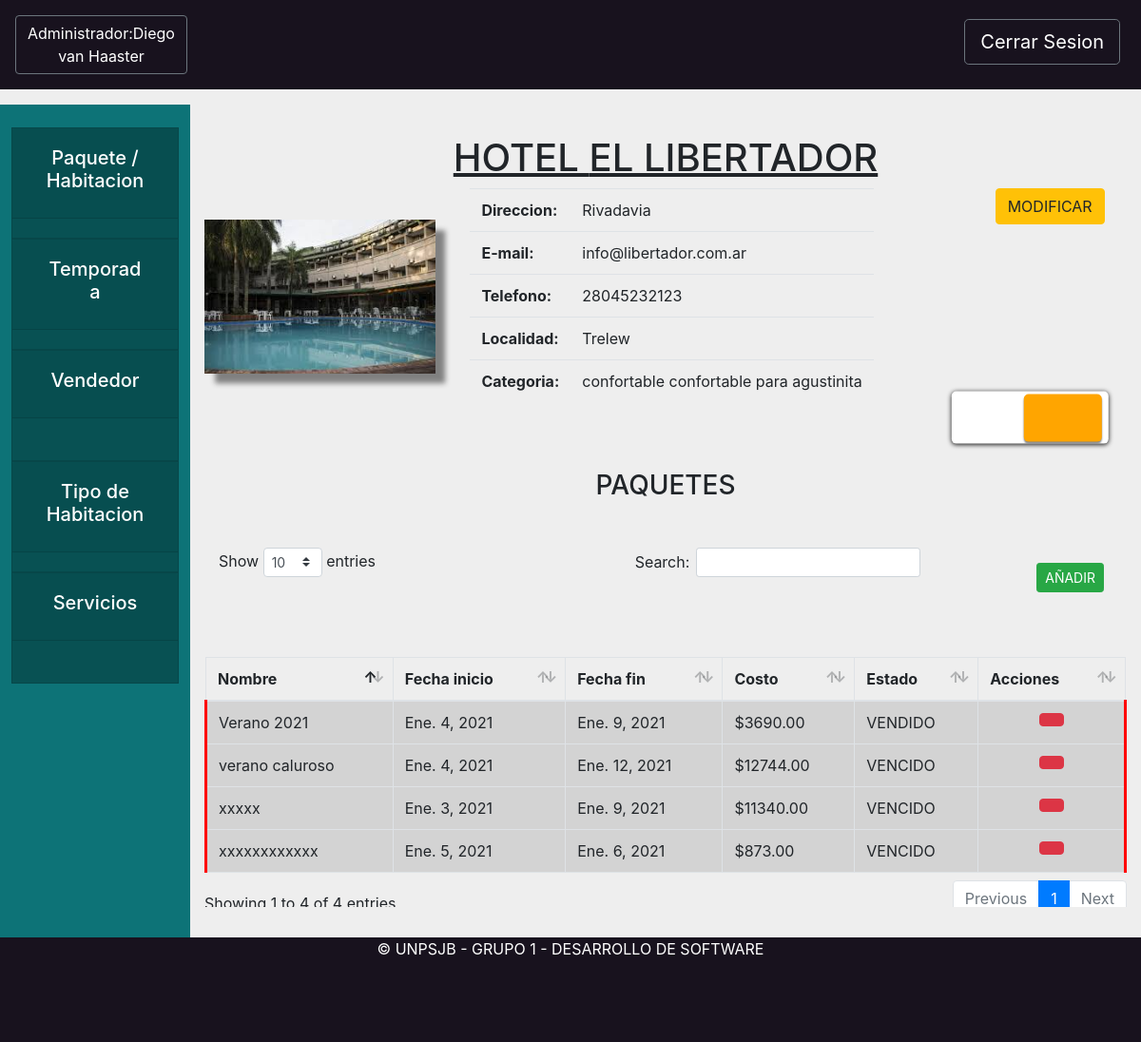
The page /hotel/vistaHotel/1 (signed in) on the database as committed earlier.
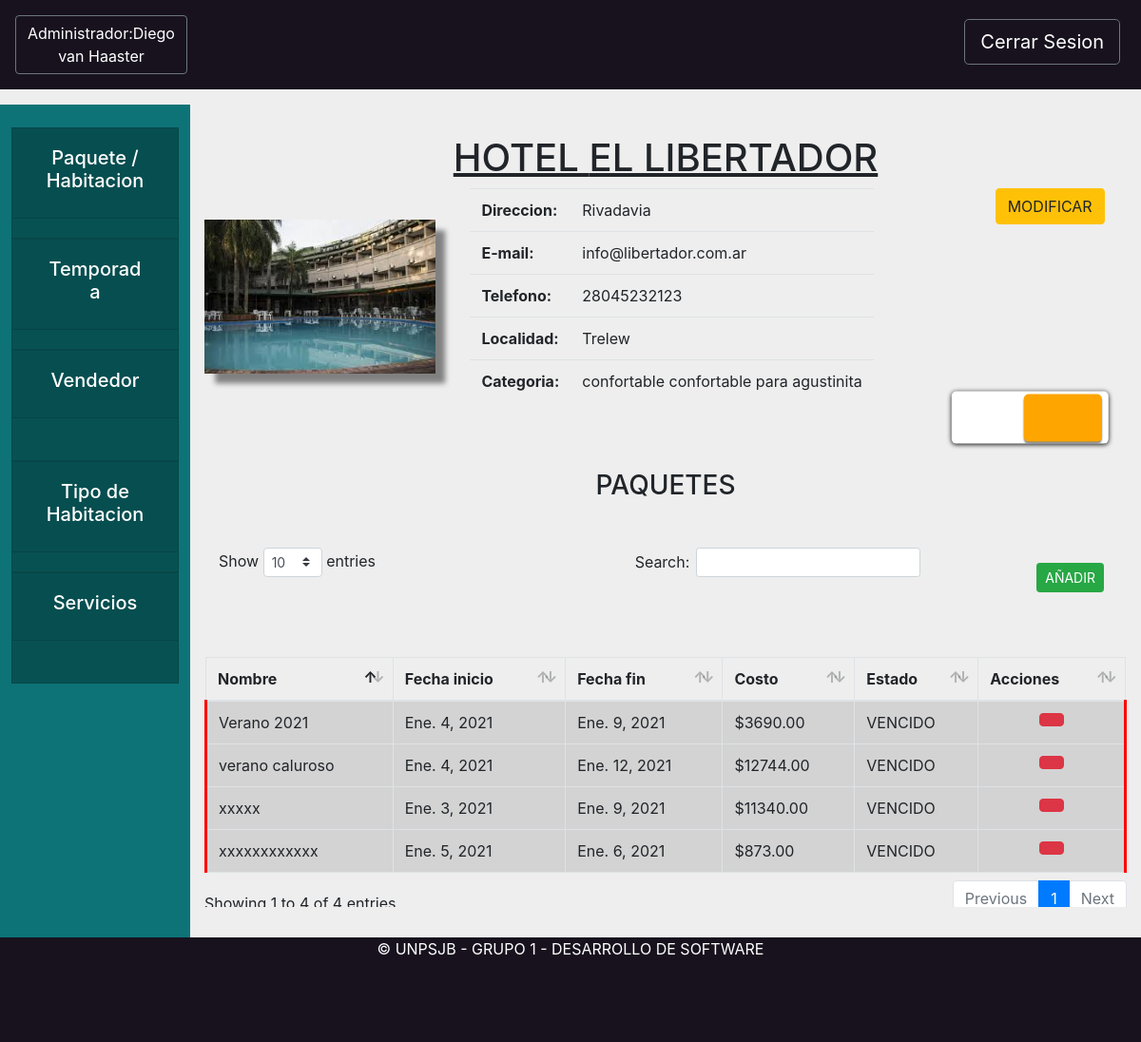
The same page on the database as committed later.
### hotel/models.py (models this page shows, shortened)
class PaqueteTuristico(models.Model):
    nombre = models.CharField(max_length=200)
    coeficiente = models.DecimalField(max_digits=3, decimal_places=2)
    hotel = models.ForeignKey(Hotel, related_name='paquetesTuristicos', on_delete=models.CASCADE)
    inicio = models.DateField()
    fin = models.DateField()
    habitaciones = models.ManyToManyField(Habitacion, related_name='paqueteturistico')
    vendido = models.BooleanField(default=False)
    precio = models.DecimalField(max_digits=10, decimal_places=2)
    def actualizar_precio(self):
        self.precio=0
        habitaciones = Habitacion.objects.filter(paqueteturistico = self)
        for habitacion in habitaciones:
            self.precio += habitacion.precio_por_noche(self.inicio)
    def cantidad_dias(self):
        return abs(self.fin - self.inicio).days
    def get_costo(self):
        self.actualizar_precio()
        return "{0:.2f}".format((1-self.coeficiente) * (self.precio * self.cantidad_dias()))
    def estoy_vigente(self):
        return (not self.vendido) and (self.fin >= date.today())
    def estoy_vencido(self):
        return (self.fin < date.today())
    def estoy_vendido(self):
        return (self.vendido)

class Habitacion(models.Model):
    hotel = models.ForeignKey(Hotel, related_name="habitaciones", on_delete=models.CASCADE)
    numero = models.PositiveSmallIntegerField() # 403 <Piso><Cuarto>
    tipo = models.ForeignKey(TipoHabitacion, on_delete=models.CASCADE)
    baja = models.BooleanField(default=False) #Baja Logica
    class Meta:
        unique_together = (('hotel', 'numero'), )
    def precio_por_noche(self, fecha):
        precio_por_tipo = self.hotel.tarifario.filter(tipo=self.tipo).first()
        if precio_por_tipo is None:
            raise Exception("No puedo calcular el precio")
        if self.hotel.temporadas.filter(inicio__lte=fecha, fin__gte=fecha).exists():
            return precio_por_tipo.alta
        return precio_por_tipo.baja
    def precio_temp_baja(self):
        precio_por_tipo = self.hotel.tarifario.filter(tipo=self.tipo).first()
        if precio_por_tipo is None:
            raise Exception("No puedo calcular el precio")
        return precio_por_tipo.baja
    def precio_temp_alta(self):
        precio_por_tipo = self.hotel.tarifario.filter(tipo=self.tipo).first()
        if precio_por_tipo is None:
            raise Exception("No puedo calcular el precio")
        return precio_por_tipo.alta

class Hotel(models.Model):
    objects = HotelManager.from_queryset(HotelQuerySet)()
    nombre = models.CharField(max_length=200)
    direccion = models.CharField(max_length=800)
    email = models.EmailField(max_length=200)
    telefono = models.CharField(max_length=200)
    localidad = models.ForeignKey(Localidad, on_delete=models.CASCADE)
    encargado= models.ForeignKey(Encargado, on_delete=models.CASCADE, null=True)
    categoria = models.ForeignKey(Categoria, on_delete=models.CASCADE)
    servicios = models.ManyToManyField(Servicio)
    tipos = models.ManyToManyField(TipoHabitacion, through='PrecioPorTipo', through_fields=('hotel', 'tipo'))
    vendedores = models.ManyToManyField(Vendedor)#, related_name="hoteles")
    def tengo_tipos(self):
        return self.tipos.count()>0
    def es_hospedaje(self):
        return self.categoria.estrellas in [Categoria.ESTRELLA_A, Categoria.ESTRELLA_B, Categoria.ESTRELLA_C]
    def get_habitaciones(self):
        return Habitacion.objects.filter(hotel=self)
    def get_paquetes(self):
        return PaqueteTuristico.objects.filter(hotel=self)

class PrecioPorTipo(models.Model):
    hotel = models.ForeignKey(Hotel, on_delete=models.CASCADE, related_name='tarifario')
    tipo = models.ForeignKey(TipoHabitacion, on_delete=models.CASCADE, related_name='hoteles')
    baja = models.DecimalField(decimal_places=2, max_digits=10, blank=True, null=True)
    alta = models.DecimalField(decimal_places=2, max_digits=10, blank=True, null=True)

### core/models.py (models this page shows, shortened)
class TipoHabitacion(models.Model):
    nombre = models.CharField(max_length=200)
    descripcion = models.CharField(max_length=800)
    pasajeros = models.PositiveSmallIntegerField()
    cuartos = models.PositiveSmallIntegerField(default = 0)
    def __str__(self):
        return self.nombre

### hotel/views.py (the view)
# urls.py: path('vistaHotel/<hotel>', hviews.detalleHotel, name="vistaHotel"),
def detalleHotel(request,hotel):
    personaInstancia = request.user.persona
    hotelInstancia =get_object_or_404(Hotel, pk=hotel)
    return render(request, "hotel/vistaHotelAdmin.html",{"hotel":hotelInstancia,"administrador":personaInstancia})

### core/models.py (called while the page is built)
    def __str__(self):
        return self.nombre

    def __str__(self):
        return self.nombre

### hotel/templates/hotel/vistaHotelAdmin.html (shortened to what the changed rows need)
{% extends 'base/base.html'%}
{% load static %}
{% block extra_css %}
<link rel="stylesheet" href="{% static '/css/vistaHotel.css' %}">
{% endblock extra_css %}
{% block content %}
<div class="titulo">
    <h1>
        <center> <u> {%if hotel.es_hospedaje%} HOSPEDAJE {%else%} HOTEL {% endif %} {{hotel.nombre.upper}}</u> </center>
    </h1>
</div>
<div class="datosHotel">
    <div class="container">
        <div class="row">
            <div class="col-sm-7">
                <center>
                    <table class="table table-responsive tablaDatos">
                        <tr>
                            <th>Direccion:</th>
                        </tr>
                        <tr>
                            <th>E-mail:</th>
                        </tr>
                        <tr>
                            <th>Telefono:</th>
                        </tr>
                        <tr>
                            <th>Localidad:</th>
                        </tr>
                        <tr>
                            <th>Categoria:</th>
                        </tr>
                    </table>
                </center>
            </div>
        </div>
    </div>
</div>
{% block datosVista %}
<div class="abajo">
    <div class="formularioHotel2" id="vistaPaquetes">
        <table id="example2" class="table table-striped table-bordered tablaListaHabitacion">
            <thead>
                <tr>
                    <th>Nombre</th>
                    <th>Fecha inicio</th>
                    <th>Fecha fin</th>
                    <th>Costo</th>
                    <th>Estado</th>
                    <th>Acciones</th>
                </tr>
            </thead>
            <tbody>
                {% for paquete in hotel.get_paquetes %}
                <tr class="{% if paquete.estoy_vigente%}
                comercializable manito
                {% else %}
                noComercializable manito
                {% endif%}
                ">
                    <td>{{paquete.nombre}}</td>
                    <td>{{paquete.inicio}}</td>
                    <td>{{paquete.fin}}</td>
                    <td>${{paquete.get_costo}}</td>
                    <td>{% if paquete.estoy_vendido %} VENDIDO
                        {% elif paquete.estoy_vencido %} VENCIDO
                        {% else %} VIGENTE
                        {% endif %}</td>
                    <td>
                        <center>
                            {% if paquete.estoy_vigente %}
                            <button type="button" class="btn btn-warning" data-toggle="modal"
                                data-target="#modificarPaqueteTuristicoHotel"
                                onclick="abrir_modal('{% url 'hotel:modalModificarPaqueteTuristicoHotel' hotel.pk paquete.pk%}', '#modificarPaqueteTuristicoHotel');"
                                title="Editar">
                                <i class="fas fa-edit"></i>
                            </button>
                            {% elif paquete.estoy_vencido %}
                            <button type="button" class="btn btn-danger" data-toggle="modal"
                                data-target="#eliminarPaqueteTuristicoHotel"
                                onclick="abrir_modal('{% url 'hotel:modalEliminarPaqueteTuristicoHotel' hotel.pk paquete.pk%}', '#eliminarPaqueteTuristicoHotel');"
                                title="Eliminar">
                            </button>
                            {% endif %}
                        </center>
                    </td>
                </tr>
                {% endfor %}
            </tbody>
        </table>
    </div>
    {% endblock datosVista %}
    {% endblock content %}

Rows that differ between the two databases and show on the page:
changed PaqueteTuristico "Verano 2021": vendido "VENDIDO" → "VENCIDO"
